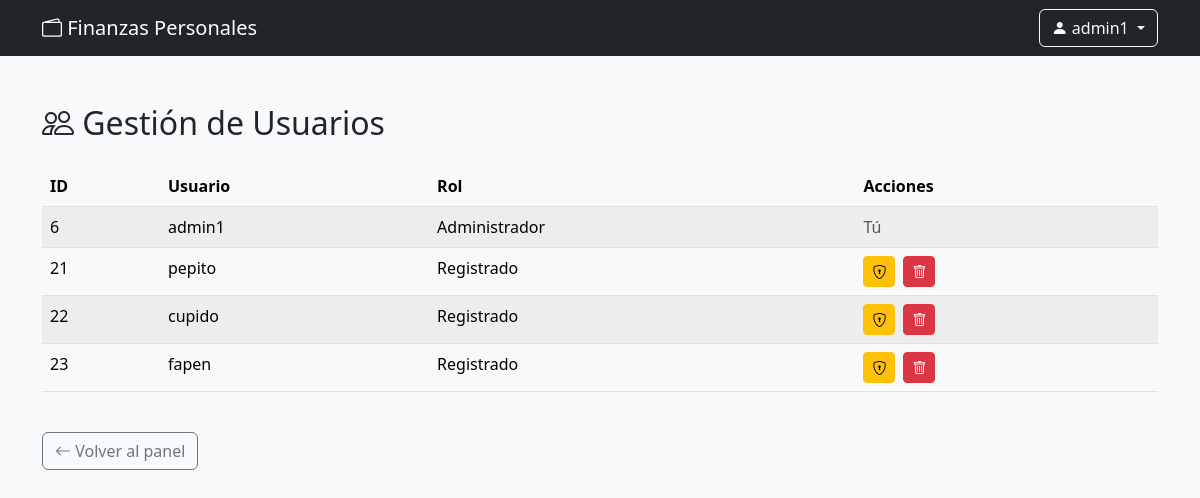
The app's page /php/usuarios.php (signed in) with its own data.
### tables this page shows
CREATE TABLE `usuarios` (
  `id` bigint(20) NOT NULL,
  `usuario` text NOT NULL,
  `password` text NOT NULL,
  `id_tipo_usuario` bigint(20) NOT NULL DEFAULT 1
);

### php/usuarios.php (the view, shortened to what this page needs)
<?php
include 'conexion.php';
$stmt = $conexion->prepare("SELECT id, usuario, id_tipo_usuario FROM usuarios");
$stmt->execute();
$resultado = $stmt->get_result();
?>
<!DOCTYPE html>
<html lang="es" data-bs-theme="light">
<head>
    <link href="https://cdn.jsdelivr.net/npm/bootstrap@5.3.0/dist/css/bootstrap.min.css" rel="stylesheet">
    <link href="https://cdn.jsdelivr.net/npm/bootstrap-icons@1.10.5/font/bootstrap-icons.css" rel="stylesheet">
</head>
<nav class="navbar navbar-expand-lg navbar-dark bg-dark">
    <div class="container">
        <a class="navbar-brand" href="#">
            <i class="bi bi-wallet2"></i> Finanzas Personales
        </a>
        <div class="ms-auto d-flex align-items-center">
            <?php if(isset($_SESSION['usuario'])): ?>
                <div class="btn-group">
                    <button type="button" class="btn btn-outline-light dropdown-toggle" data-bs-toggle="dropdown">
                        <i class="bi bi-person-fill"></i>
                        <?php
                        if(!empty($_SESSION['usuario'])) {
                            echo htmlspecialchars($_SESSION['usuario']);
                        }
                        ?>
                    </button>
                </div>
            <?php else: ?>
                <a href="login.php" class="btn btn-outline-light">Iniciar Sesión</a>
            <?php endif; ?>
        </div>
    </div>
</nav>
<body class="bg-light text-dark">
<div class="container my-5">
    <h2 class="mb-4"><i class="bi bi-people"></i> Gestión de Usuarios</h2>
    <table class="table table-light table-striped table-hover">
        <thead>
            <tr>
                <th>ID</th>
                <th>Usuario</th>
                <th>Rol</th>
                <th>Acciones</th>
            </tr>
        </thead>
        <tbody>
            <?php while ($row = $resultado->fetch_assoc()): ?>
                <tr>
                    <td><?= $row['id'] ?></td>
                    <td><?= htmlspecialchars($row['usuario']) ?></td>
                    <td><?= $row['id_tipo_usuario'] == 2 ? 'Administrador' : 'Registrado' ?></td>
                    <td>
                        <div class="d-flex gap-2">
                            <?php if ($_SESSION['id_usuario'] != $row['id']): ?>
                                <form action="editar_usuario.php" method="POST" class="d-inline">
                                    <button class="btn btn-sm btn-warning" title="Cambiar rol">
                                        <i class="bi bi-shield-lock"></i>
                                    </button>
                                </form>
                                <form action="eliminar_usuario.php" method="POST" class="d-inline" onsubmit="return confirm('¿Seguro que deseas eliminar este usuario?');">
                                    <button class="btn btn-sm btn-danger" title="Eliminar usuario">
                                        <i class="bi bi-trash"></i>
                                    </button>
                                </form>
                            <?php else: ?>
                                <span class="text-muted">Tú</span>
                            <?php endif; ?>
                        </div>
                    </td>
                </tr>
            <?php endwhile; ?>
        </tbody>
    </table>
    <a href="admin_panel.php" class="btn btn-outline-secondary mt-4">
        <i class="bi bi-arrow-left"></i> Volver al panel
    </a>
</div>
</body>
</html>

### records on screen
usuarios: id "6", usuario "admin1", shows "Administrador", shows "Tú"
usuarios: id "21", usuario "pepito", shows "Registrado"
usuarios: id "22", usuario "cupido", shows "Registrado"
usuarios: id "23", usuario "fapen", shows "Registrado"

### other values on screen
$_SESSION['usuario'] "admin1"
